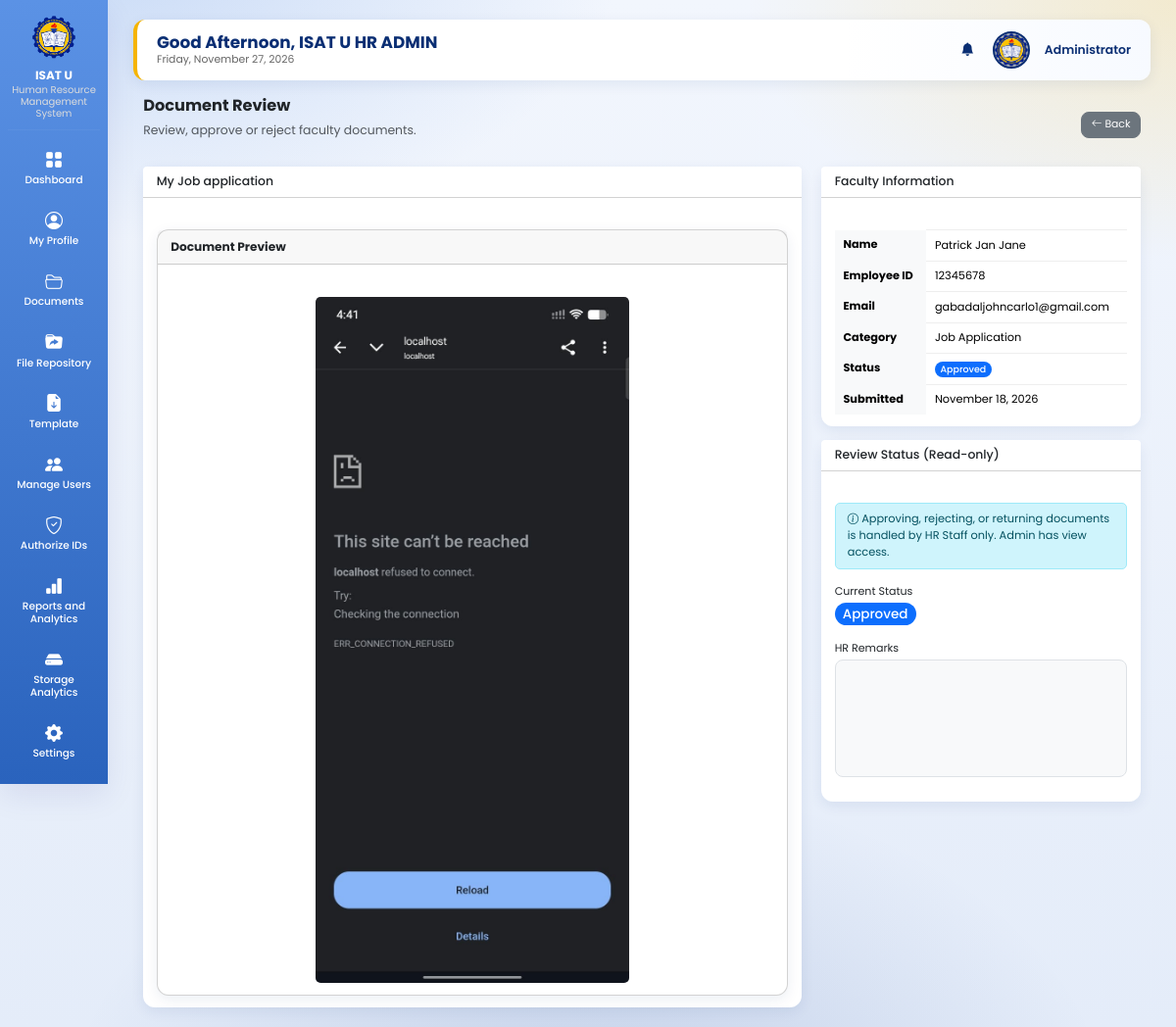
The page /admin/document_review.php?id=30 (signed in) on the database as committed earlier.
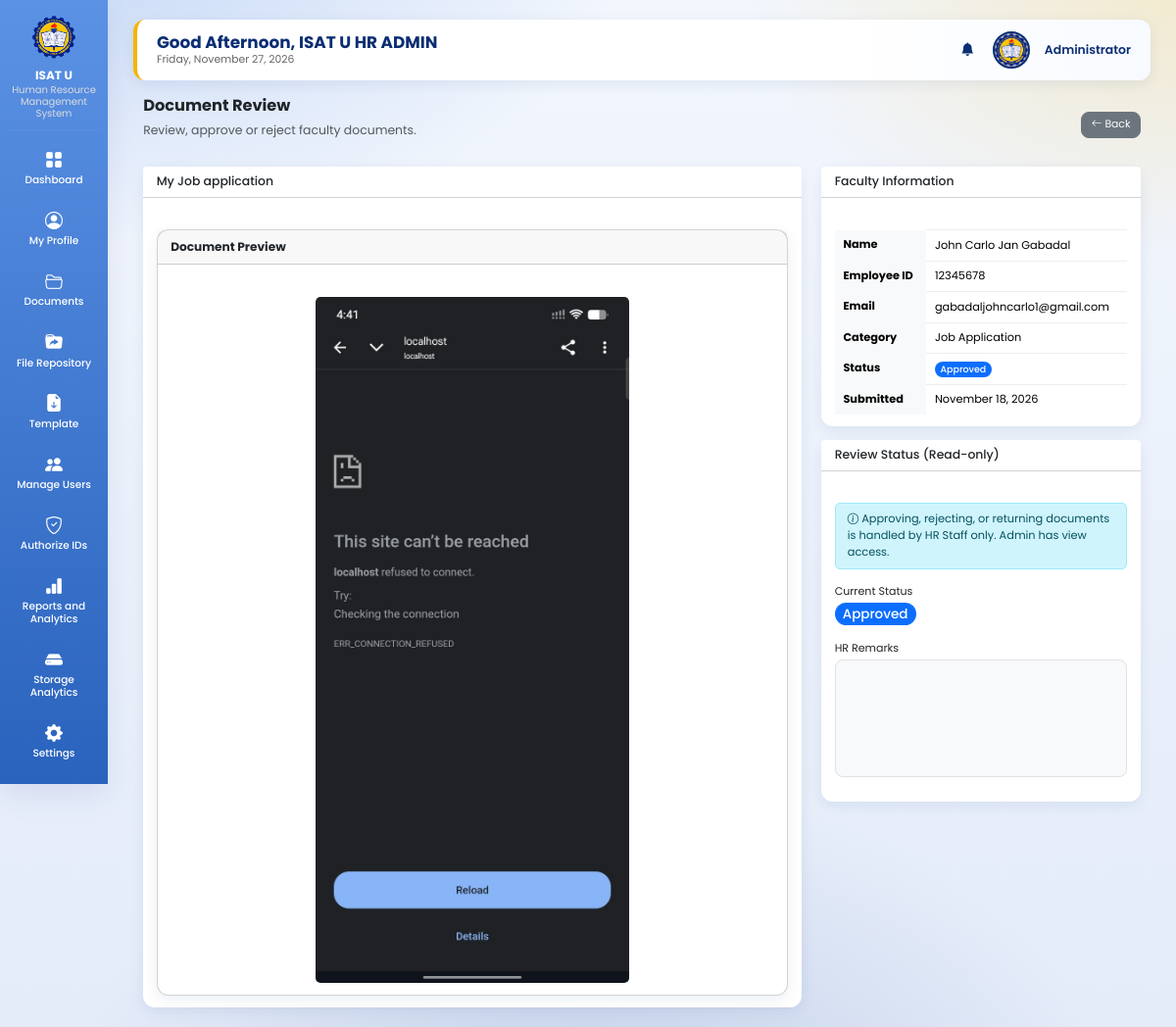
The same page on the database as committed later.
### tables this page shows
CREATE TABLE `documents` (
  `document_id` int(11) NOT NULL AUTO_INCREMENT,
  `user_id` int(11) NOT NULL,
  `category_id` int(11) NOT NULL,
  `deadline_id` int(11) DEFAULT NULL,
  `document_title` varchar(255) NOT NULL,
  `faculty_comment` text DEFAULT NULL,
  `file_name` varchar(255) NOT NULL,
  `file_path` varchar(500) NOT NULL,
  `file_size` int(11) DEFAULT NULL,
  `remarks` text DEFAULT NULL,
  `status` varchar(50) DEFAULT 'Pending',
  `is_archived` tinyint(1) NOT NULL DEFAULT 0,
  `submitted_at` timestamp NOT NULL DEFAULT current_timestamp(),
  `hr_remarks` text DEFAULT NULL,
  PRIMARY KEY (`document_id`)
);

CREATE TABLE `users` (
  `user_id` int(11) NOT NULL AUTO_INCREMENT,
  `employee_id` varchar(50) DEFAULT NULL,
  `first_name` varchar(100) NOT NULL,
  `middle_name` varchar(100) DEFAULT NULL,
  `last_name` varchar(100) NOT NULL,
  `email` varchar(150) NOT NULL,
  `password` varchar(255) NOT NULL,
  `role` varchar(20) NOT NULL,
  `department` varchar(150) DEFAULT NULL,
  `position_title` varchar(150) DEFAULT NULL,
  `profile_picture` varchar(255) DEFAULT NULL,
  `reset_token` varchar(255) DEFAULT NULL,
  `reset_token_expiry` datetime DEFAULT NULL,
  `status` varchar(20) DEFAULT 'active',
  `created_at` timestamp NOT NULL DEFAULT current_timestamp(),
  PRIMARY KEY (`user_id`)
);

CREATE TABLE `document_categories` (
  `category_id` int(11) NOT NULL AUTO_INCREMENT,
  `category_name` varchar(255) NOT NULL,
  PRIMARY KEY (`category_id`)
);

### admin/document_review.php (the view, shortened to what this page needs)
<?php
include "../db.php";
$document_id = (int)$_GET['id'];
$query = mysqli_query($conn,"
SELECT
documents.*,
users.first_name,
users.middle_name,
users.last_name,
users.employee_id,
users.email,
document_categories.category_name
FROM documents
LEFT JOIN users
ON users.user_id = documents.user_id
LEFT JOIN document_categories
ON document_categories.category_id = documents.category_id
WHERE documents.document_id = $document_id
");
$doc = mysqli_fetch_assoc($query);
$file = $doc['file_path'];
$extension = strtolower(pathinfo($file, PATHINFO_EXTENSION));
include "includes/header.php";
include "includes/sidebar.php";
?>
<div class="container-fluid">
<div class="d-flex justify-content-between align-items-center mb-4">
<div>
<h2 class="fw-bold">Document Review</h2>
<p class="text-muted">
Review, approve or reject faculty documents.
</p>
</div>
<a href="documents.php" class="btn btn-secondary">
<i class="bi bi-arrow-left"></i> Back
</a>
</div>
<div class="row">
<div class="col-lg-8">
<div class="card shadow-sm border-0">
<div class="card-header bg-white">
<h5 class="mb-0">
<?php echo htmlspecialchars($doc['document_title']); ?>
</h5>
</div>
<div class="card-body">
<div class="card shadow-sm">
<div class="card-header">
<strong>Document Preview</strong>
</div>
<div class="card-body text-center">
<?php if(in_array($extension,['jpg','jpeg','png','gif','webp'])){ ?>
<img
src="<?php echo htmlspecialchars($file); ?>"
class="img-fluid rounded"
style="max-height:700px;">
<?php } ?>
</div>
</div>
</div>
</div>
</div>
<div class="col-lg-4">
<div class="card shadow-sm border-0 mb-4">
<div class="card-header bg-white">
<h5 class="mb-0">
Faculty Information
</h5>
</div>
<div class="card-body">
<table class="table table-borderless">
<tr>
<th>Name</th>
<td>
<?php
echo htmlspecialchars(
$doc['first_name']." ".
$doc['middle_name']." ".
$doc['last_name']
);
?>
</td>
</tr>
<tr>
<th>Employee ID</th>
<td>
<?php echo htmlspecialchars($doc['employee_id']); ?>
</td>
</tr>
<tr>
<th>Email</th>
<td>
<?php echo htmlspecialchars($doc['email']); ?>
</td>
</tr>
<tr>
<th>Category</th>
<td>
<?php echo htmlspecialchars($doc['category_name']); ?>
</td>
</tr>
<tr>
<th>Status</th>
<td>
<span class="badge bg-primary">
<?php echo htmlspecialchars($doc['status']); ?>
</span>
</td>
</tr>
<tr>
<th>Submitted</th>
<td>
<?php
echo date(
"F d, Y",
strtotime($doc['submitted_at'])
);
?>
</td>
</tr>
</table>
</div>
</div>
<div class="card shadow-sm border-0">
<div class="card-header bg-white">
<h5 class="mb-0">
Review Status (Read-only)
</h5>
</div>
<div class="card-body">
<div class="alert alert-info mb-3">
<i class="bi bi-info-circle"></i>
Approving, rejecting, or returning documents is handled by HR Staff only. Admin has view access.
</div>
<div class="mb-3">
<label class="form-label">Current Status</label><br>
<span class="badge bg-primary fs-6"><?php echo htmlspecialchars($doc['status']); ?></span>
</div>
<div class="mb-3">
<label class="form-label">HR Remarks</label>
<div class="form-control" style="min-height:120px; background:#f8f9fa;">
</div>
</div>
</div>
</div>
</div>
</div>
<?php
include "includes/footer.php";
?>

Rows that differ between the two databases and show on the page:
changed documents "Approved": user.last_name "Patrick Jan Jane" → "John Carlo Jan Gabadal"
